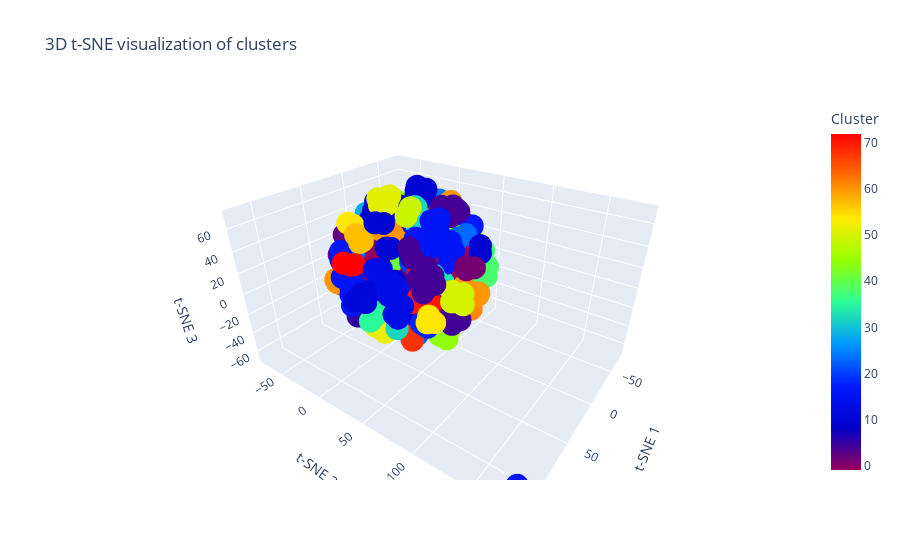

Notebook code cell kept with this figure:
### Code cell
# Transform the reduced data into 3D t-SNE embeddings
tsne_3d = TSNE(n_components=3, random_state=42)
X_tsne_3d = tsne_3d.fit_transform(X_reduced)

# Create a DataFrame with 3D t-SNE data and cluster labels
tsne_df_3d = pd.DataFrame(X_tsne_3d, columns=['t-SNE 1', 't-SNE 2', 't-SNE 3'])
tsne_df_3d['Cluster'] = clusters
tsne_df_3d['Preprocessed'] = df['Title'].apply(split_text) + ' ' + df['Summary'].apply(split_text)

# Create an interactive 3D scatter plot
fig_3d = px.scatter_3d(tsne_df_3d,
                       x='t-SNE 1',
                       y='t-SNE 2',
                       z='t-SNE 3',
                       color='Cluster',
                       hover_data=['Preprocessed'],
                       color_continuous_scale=px.colors.sequential.Rainbow,
                       title='3D t-SNE visualization of clusters')

# Show the plot
fig_3d.show()

### Figure 1 — Plotly figure (JSON) as saved in the notebook; plotly's stock layout.template omitted (floating-point values rounded to 4 significant figures; data arrays with more than 128 entries replaced by an {"elided": "..."} marker saying what was removed)
{"data": [{"customdata": {"elided": "508x1 str values"}, "hovertemplate": "t-SNE 1=%{x}<br>t-SNE 2=%{y}<br>t-SNE 3=%{z}<br>Preprocessed=%{customdata[0]}<br>Cluster=%{marker.color}<extra></extra>", "legendgroup": "", "marker": {"color": {"elided": "508 int values"}, "coloraxis": "coloraxis", "symbol": "circle"}, "mode": "markers", "name": "", "scene": "scene", "showlegend": false, "type": "scatter3d", "x": {"elided": "508 float values"}, "y": {"elided": "508 float values"}, "z": {"elided": "508 float values"}}], "layout": {"autosize": true, "coloraxis": {"colorbar": {"title": {"text": "Cluster"}}, "colorscale": [[0, "rgb(150,0,90)"], [0.125, "rgb(0,0,200)"], [0.25, "rgb(0,25,255)"], [0.375, "rgb(0,152,255)"], [0.5, "rgb(44,255,150)"], [0.625, "rgb(151,255,0)"], [0.75, "rgb(255,234,0)"], [0.875, "rgb(255,111,0)"], [1, "rgb(255,0,0)"]]}, "legend": {"tracegroupgap": 0}, "scene": {"aspectmode": "auto", "aspectratio": {"x": 1.024, "y": 1.335, "z": 0.7314}, "camera": {"center": {"x": 0, "y": 0, "z": 0}, "eye": {"x": 1.367, "y": 0.9804, "z": 0.9882}, "projection": {"type": "perspective"}, "up": {"x": 0.003296, "y": -0.00458, "z": 1.0}}, "domain": {"x": [0, 1], "y": [0, 1]}, "xaxis": {"title": {"text": "t-SNE 1"}, "type": "linear"}, "yaxis": {"title": {"text": "t-SNE 2"}, "type": "linear"}, "zaxis": {"title": {"text": "t-SNE 3"}, "type": "linear"}}, "title": {"text": "3D t-SNE visualization of clusters"}}}
